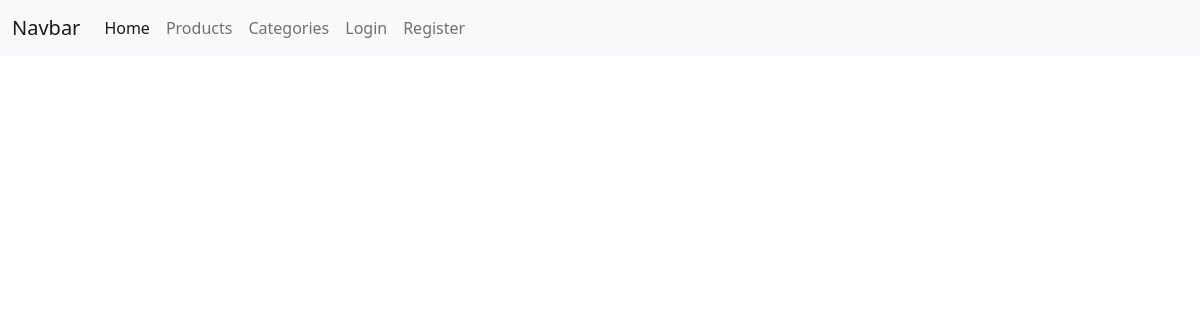
Page /categories/ on the earlier database version.
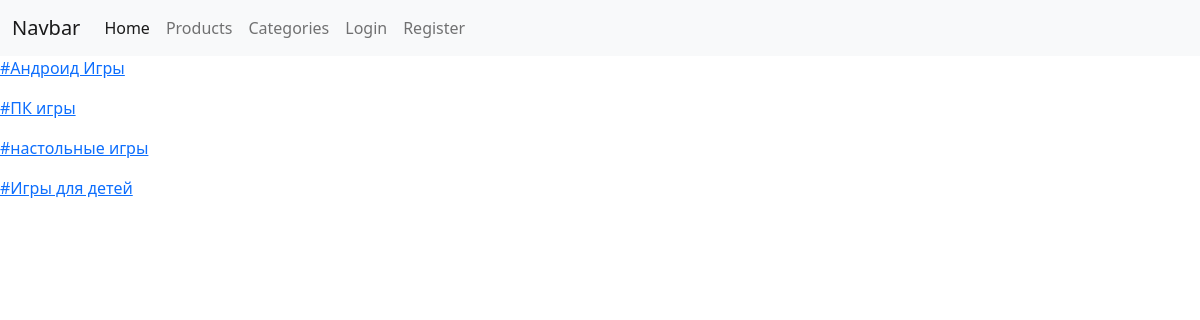
Same page on the later database version.
### products/models.py (models this page shows)
class Category(models.Model):
    title = models.CharField('Категория', max_length= 55)

### products/views.py (the view)
# urls.py: path('categories/', CategoriesCBV.as_view()),
class CategoriesCBV(ListView):
    model = Category
    template_name = 'categories/index.html'
    def get_context_data(self, *, object_list=None, **kwargs):
        return {
            'categories': self.get_queryset(),
            'user': self.request.user if not self.request.user.is_anonymous else None
        }

### templates/categories/index.html
{% extends 'layouts/index.html' %}
{% block content %}
    <div class = 'categories'>
        {% for category in categories %}
            <p><a href="/products/?category_id={{ category.id }}">{{ category.title }}</a></p>
        {% endfor %}
    </div>
{% endblock %}

### templates/layouts/index.html (shortened to what this page needs)
<!doctype html>
<html lang="en">
<head>
    <link rel="stylesheet" href="https://cdn.jsdelivr.net/npm/bootstrap@5.2.3/dist/css/bootstrap.min.css"
>
</head>
<body>
<nav class="navbar navbar-expand-lg navbar-light bg-light">
    <div class="container-fluid">
        <a class="navbar-brand" href="#">Navbar</a>
        <div class="collapse navbar-collapse" id="navbarNav">
            <ul class="navbar-nav">
                <li class="nav-item">
                    <a class="nav-link active" aria-current="page" href="/">Home</a>
                </li>
                <li class="nav-item">
                    <a class="nav-link" href="/products">Products</a>
                </li>
                <li class="nav-item">
                    <a class="nav-link" href="/categories">Categories</a>
                </li>
                {% if users %}
                    <li class="nav-item">
                        <a class="nav-link" href="/products/create">Create Product</a>
                    </li>
                    <li class="nav-item">
                        <a class="nav-link" href="/users/logout">Logout</a>
                    </li>
                {% else %}
                     <li class="nav-item">
                         <a class="nav-link" href="/users/login">Login</a>
                     </li>
                     <li class="nav-item">
                          <a class="nav-link" href="/users/register">Register</a>
                     </li>
                {% endif %}
            </ul>
        </div>
    </div>
</nav>
{% block content %}
{% endblock %}
</body>
</html>

Differences in the rows shown:
added Category: title "#Андроид Игры"
added Category: title "#ПК игры"
added Category: title "#настольные игры"
added Category: title "#Игры для детей"
